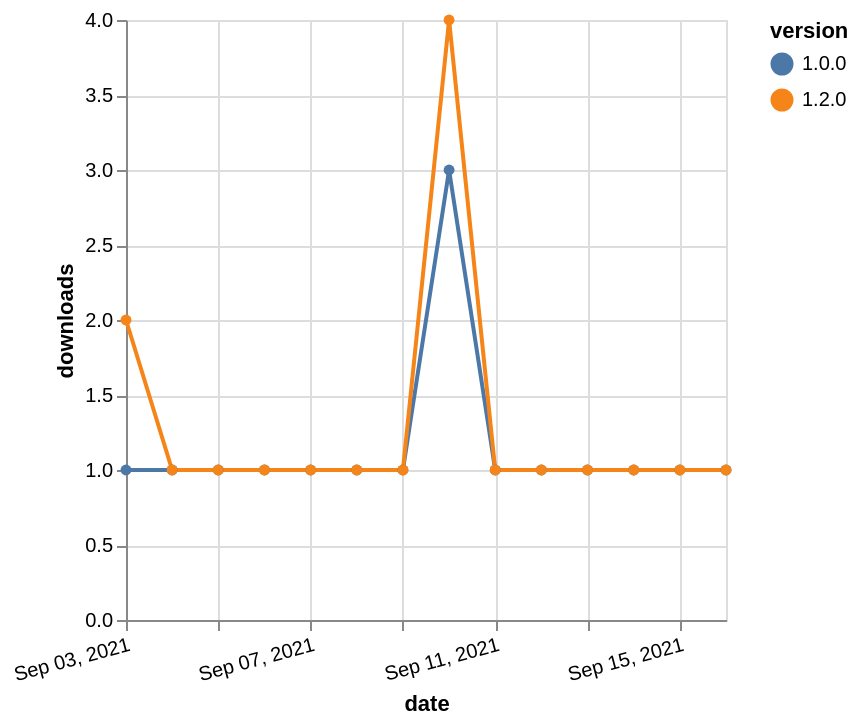

Express this chart as Vega-Lite.
### Vega-Lite specification from a JSON file in a GitHub repository (floating-point values rounded to 4 significant figures)
{"$schema": "https://vega.github.io/schema/vega-lite/v5.json", "description": "A simple bar chart with embedded data.", "data": {"values": [{"date": "2021-09-03", "total": 198, "delta": 1, "version": "1.0.0"}, {"date": "2021-09-04", "total": 199, "delta": 1, "version": "1.0.0"}, {"date": "2021-09-05", "total": 200, "delta": 1, "version": "1.0.0"}, {"date": "2021-09-06", "total": 201, "delta": 1, "version": "1.0.0"}, {"date": "2021-09-07", "total": 202, "delta": 1, "version": "1.0.0"}, {"date": "2021-09-08", "total": 203, "delta": 1, "version": "1.0.0"}, {"date": "2021-09-09", "total": 204, "delta": 1, "version": "1.0.0"}, {"date": "2021-09-10", "total": 207, "delta": 3, "version": "1.0.0"}, {"date": "2021-09-11", "total": 208, "delta": 1, "version": "1.0.0"}, {"date": "2021-09-12", "total": 209, "delta": 1, "version": "1.0.0"}, {"date": "2021-09-13", "total": 210, "delta": 1, "version": "1.0.0"}, {"date": "2021-09-14", "total": 211, "delta": 1, "version": "1.0.0"}, {"date": "2021-09-15", "total": 212, "delta": 1, "version": "1.0.0"}, {"date": "2021-09-16", "total": 213, "delta": 1, "version": "1.0.0"}, {"date": "2021-09-03", "total": 131, "delta": 2, "version": "1.2.0"}, {"date": "2021-09-04", "total": 132, "delta": 1, "version": "1.2.0"}, {"date": "2021-09-05", "total": 133, "delta": 1, "version": "1.2.0"}, {"date": "2021-09-06", "total": 134, "delta": 1, "version": "1.2.0"}, {"date": "2021-09-07", "total": 135, "delta": 1, "version": "1.2.0"}, {"date": "2021-09-08", "total": 136, "delta": 1, "version": "1.2.0"}, {"date": "2021-09-09", "total": 137, "delta": 1, "version": "1.2.0"}, {"date": "2021-09-10", "total": 141, "delta": 4, "version": "1.2.0"}, {"date": "2021-09-11", "total": 142, "delta": 1, "version": "1.2.0"}, {"date": "2021-09-12", "total": 143, "delta": 1, "version": "1.2.0"}, {"date": "2021-09-13", "total": 144, "delta": 1, "version": "1.2.0"}, {"date": "2021-09-14", "total": 145, "delta": 1, "version": "1.2.0"}, {"date": "2021-09-15", "total": 146, "delta": 1, "version": "1.2.0"}, {"date": "2021-09-16", "total": 147, "delta": 1, "version": "1.2.0"}]}, "width": "container", "mark": {"type": "line", "point": {"filled": true}}, "encoding": {"x": {"field": "date", "type": "temporal", "timeUnit": "yearmonthdate", "title": "date", "axis": {"labelAngle": -15}}, "y": {"field": "delta", "type": "quantitative", "title": "downloads"}, "color": {"field": "version", "type": "nominal"}, "tooltip": {"field": "delta"}}}
